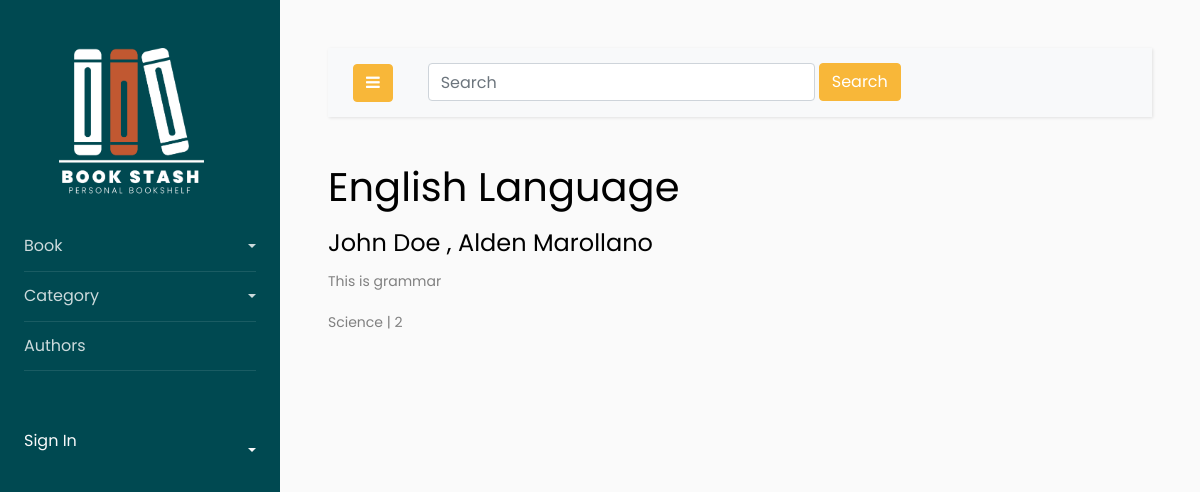
Page /book/detail/2 on the committed database.
### book/models.py (models this page shows, shortened)
class Book(models.Model):
    title = models.CharField(max_length=100)
    description = models.TextField(max_length=500)
    isbn = models.CharField(null=True, blank=True, max_length=100)
    category = models.ForeignKey(BookCategory, on_delete=models.CASCADE, related_name='category')
    author = models.ManyToManyField(Author, related_name='author')

class Author(models.Model):
    auth_fname = models.CharField(max_length=200)
    auth_lname = models.CharField(max_length=200)
    def __str__(self):
        return f"{self.auth_fname} {self.auth_lname}"

class BookCategory(models.Model):
    category_name = models.CharField(max_length=50)
    category_description = models.TextField(max_length=500)
    def __str__(self):
        return self.category_name

### book/views.py (the view)
# urls.py: path('book/detail/<int:id>', BookDetails.as_view(), name='book_detail'),
class BookDetails(View):
    def get(self, request, id):
        queryset = Book.objects.get(id=id)
        context = {
            'book': queryset
        }
        return render(request, 'book/book_details.html', context)

### book/templates/book/book_details.html
{% extends 'base.html' %}
{% block content %}
<h1>{{ book.title }}</h1>
<h4>
    {% for author in book.author.all %}
        {{ author }}
        {% if not forloop.last %}, {% endif %}
    {% endfor %}
</h4>
<p>{{ book.description }}</p>
<p>{{ book.category }} | {{ book.id }}</p>
{% endblock %}

### rows in the picture
Book: title "English Language", description "This is grammar", category "Science", id "2"
Author: auth_fname+auth_lname "John Doe"
Author: auth_fname+auth_lname "Alden Marollano"
